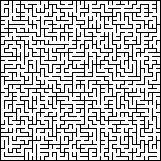

The script that saved this image:
from PIL import Image
import easygui as gui
import random

width = 40
height = 40
graphSize = 3
wallThickness = 1
borders = True
length = width * height
offsetSize = graphSize + wallThickness

pathSave = gui.filesavebox(default = 'maze.png')# open(, 'w').write(data[2])
dirs = { 0 : "UP", 1 : "DOWN", 2 : "LEFT", 3 : "RIGHT" }

class Cell:
    def __init__(self):
        self.right = True
        self.bottom = True
        self.visited = False

maze = []
for x in range(width):
    maze.append([])
    for y in range(height):
        maze[x].append(Cell())

currentPoint = [random.randint(0, width - 1), random.randint(0, height - 1)]
maze[currentPoint[0]][currentPoint[1]].visited = True
print(str(currentPoint), end = " ")
visited_cells = 1

print("generate maze")
print("length equals " + str(length))
while visited_cells < length:
    direction = random.randint(0, 3)
    inverseDirection = direction + 1 if direction % 2 == 1 else direction - 1
    lastPoint = [currentPoint[0], currentPoint[1]]

    if direction == 0 and currentPoint[1] > 0:
        currentPoint[1] -= 1
    elif direction == 1 and currentPoint[1] < height - 1:
        currentPoint[1] += 1
    elif direction == 2 and currentPoint[0] > 0:
        currentPoint[0] -= 1
    elif direction == 3 and currentPoint[0] < width - 1:
        currentPoint[0] += 1

    if not maze[currentPoint[0]][currentPoint[1]].visited:
        visited_cells += 1
        print("cell #" + str(visited_cells) + " is add from " + str(dirs[direction]) + " direction")
        #print(str(lastPoint) + " -> " + str(currentPoint), end = " ")
        if direction == 0:
            maze[currentPoint[0]][currentPoint[1]].bottom = False
        elif direction == 1:
            maze[lastPoint[0]][lastPoint[1]].bottom = False
        elif direction == 2:
            maze[currentPoint[0]][currentPoint[1]].right = False
        elif direction == 3:
            maze[lastPoint[0]][lastPoint[1]].right = False
        maze[currentPoint[0]][currentPoint[1]].visited = True

white = (255, 255, 255)
black = (0, 0, 0)

print()
print("generate image")
imgWidth = width * (graphSize + wallThickness) + wallThickness
imgHeight = height * (graphSize + wallThickness) + wallThickness
img = Image.new('RGB', (imgWidth, imgHeight))

data = []
for x in range(imgWidth):
    for y in range(imgHeight):
        data.append(white)

for x in range(width + 1):
    for y in range(height + 1):
        posWidth = x * offsetSize
        posHeight = y * offsetSize
        data[posHeight * imgWidth + posWidth] = black

for x in range(width):
    for y in range(height):
        posWidth = (x + 1) * offsetSize
        posHeight = (y + 1) * offsetSize
        if maze[x][y].right:
            for i in range(1, graphSize + 1):
                data[(posHeight - i) * imgWidth + posWidth] = black
        if maze[x][y].bottom:
            for i in range(1, graphSize + 1):
                data[posHeight * imgWidth + posWidth - i] = black

if borders:
    for x in range(imgWidth):# Top
        data[x] = black
    for x in range(imgWidth):# Bottom
        data[(imgWidth - 1) * imgHeight + x] = black
    for y in range(imgHeight):# Left
        data[y * imgWidth] = black
    for y in range(1, imgHeight + 1):# Right
        data[y * imgWidth - 1] = black

img.putdata(data)
img.save(pathSave, "PNG", optimize=False, compress_level=0)
